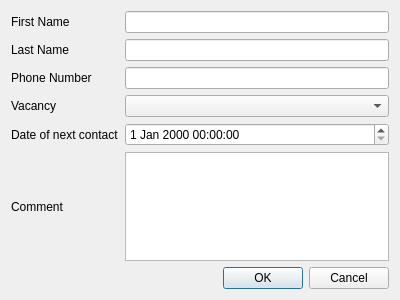
<?xml version="1.0" encoding="UTF-8"?>
<ui version="4.0">
 <class>NewWorker</class>
 <widget class="QDialog" name="NewWorker">
  <property name="geometry">
   <rect>
    <x>0</x>
    <y>0</y>
    <width>400</width>
    <height>300</height>
   </rect>
  </property>
  <property name="windowTitle">
   <string>New Worker - HRAssistanTool</string>
  </property>
  <layout class="QVBoxLayout" name="verticalLayout_2">
   <item>
    <layout class="QGridLayout" name="gridLayout">
     <item row="0" column="0">
      <widget class="QLabel" name="fnameLabel">
       <property name="text">
        <string>First Name</string>
       </property>
      </widget>
     </item>
     <item row="1" column="1">
      <widget class="QLineEdit" name="lnameLine"/>
     </item>
     <item row="4" column="1">
      <widget class="QComboBox" name="vacancyDD">
       <property name="editable">
        <bool>false</bool>
       </property>
      </widget>
     </item>
     <item row="2" column="1">
      <widget class="QLineEdit" name="phoneLine"/>
     </item>
     <item row="2" column="0">
      <widget class="QLabel" name="phoneLabel">
       <property name="text">
        <string>Phone Number</string>
       </property>
      </widget>
     </item>
     <item row="4" column="0">
      <widget class="QLabel" name="vacancyLabel">
       <property name="text">
        <string>Vacancy</string>
       </property>
      </widget>
     </item>
     <item row="5" column="0">
      <widget class="QLabel" name="dateLabel">
       <property name="text">
        <string>Date of next contact</string>
       </property>
      </widget>
     </item>
     <item row="5" column="1">
      <widget class="QDateTimeEdit" name="dateTime"/>
     </item>
     <item row="1" column="0">
      <widget class="QLabel" name="lnameLabel">
       <property name="text">
        <string>Last Name</string>
       </property>
      </widget>
     </item>
     <item row="0" column="1">
      <widget class="QLineEdit" name="fnameLine"/>
     </item>
     <item row="6" column="1">
      <widget class="QPlainTextEdit" name="commentEdit"/>
     </item>
     <item row="6" column="0">
      <widget class="QLabel" name="commentLabel">
       <property name="text">
        <string>Comment</string>
       </property>
      </widget>
     </item>
    </layout>
   </item>
   <item>
    <widget class="QDialogButtonBox" name="buttonBox">
     <property name="orientation">
      <enum>Qt::Horizontal</enum>
     </property>
     <property name="standardButtons">
      <set>QDialogButtonBox::Cancel|QDialogButtonBox::Ok</set>
     </property>
    </widget>
   </item>
  </layout>
 </widget>
 <tabstops>
  <tabstop>fnameLine</tabstop>
  <tabstop>lnameLine</tabstop>
  <tabstop>phoneLine</tabstop>
  <tabstop>vacancyDD</tabstop>
  <tabstop>dateTime</tabstop>
  <tabstop>commentEdit</tabstop>
 </tabstops>
 <resources/>
 <connections>
  <connection>
   <sender>buttonBox</sender>
   <signal>accepted()</signal>
   <receiver>NewWorker</receiver>
   <slot>accept()</slot>
   <hints>
    <hint type="sourcelabel">
     <x>248</x>
     <y>254</y>
    </hint>
    <hint type="destinationlabel">
     <x>157</x>
     <y>274</y>
    </hint>
   </hints>
  </connection>
  <connection>
   <sender>buttonBox</sender>
   <signal>rejected()</signal>
   <receiver>NewWorker</receiver>
   <slot>reject()</slot>
   <hints>
    <hint type="sourcelabel">
     <x>316</x>
     <y>260</y>
    </hint>
    <hint type="destinationlabel">
     <x>286</x>
     <y>274</y>
    </hint>
   </hints>
  </connection>
 </connections>
</ui>
